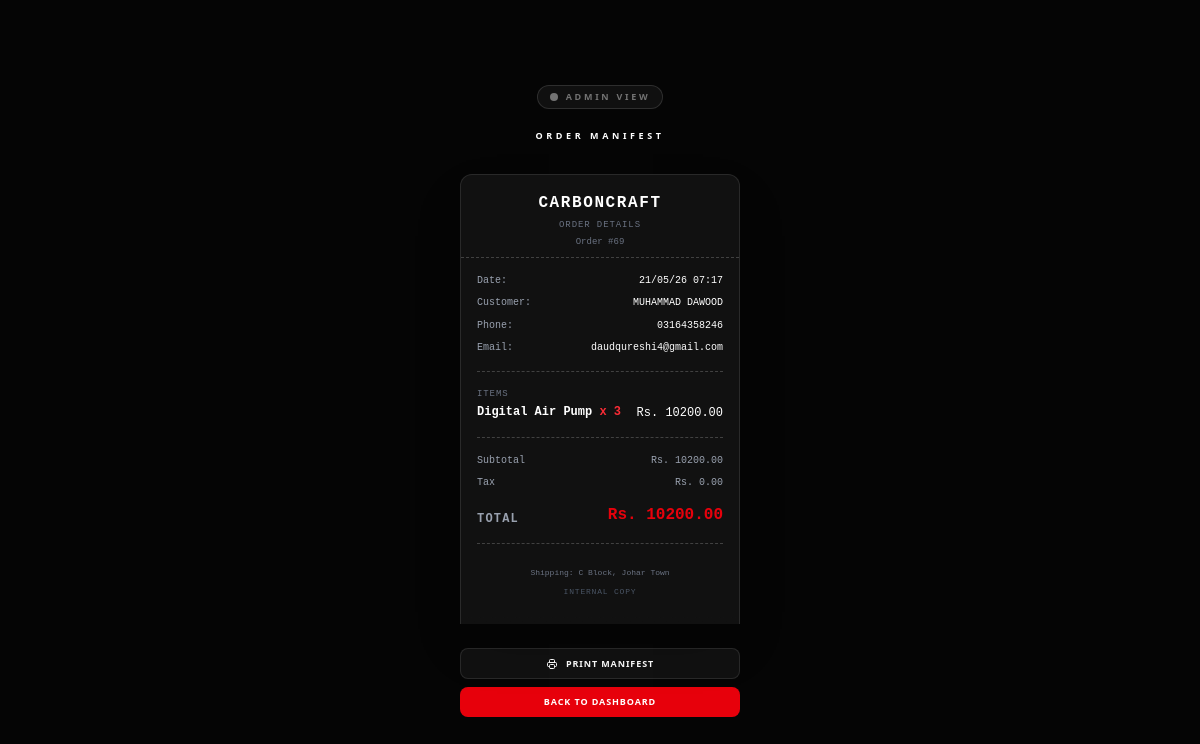
The page /adminstudio/order/69/ (signed in) on the database its author committed.
### django_apps/orders/models.py (models this page shows, shortened)
class Order(models.Model):
    product = models.ForeignKey(
        products,
        on_delete=models.CASCADE,
        related_name='orders'
    )
    first_name = models.CharField(max_length=100, blank=True, null=True)
    last_name = models.CharField(max_length=100, blank=True, null=True)
    email = models.EmailField(blank=True, null=True)
    phone = models.CharField(max_length=20, blank=True, null=True)
    address = models.TextField(blank=True, null=True)
    city = models.CharField(max_length=100, blank=True, null=True)
    quantity = models.PositiveIntegerField(default=1)
    total_price = models.DecimalField(max_digits=10, decimal_places=2, default=0.00)
    created_at = models.DateTimeField(default=timezone.now)

### django_apps/products/models.py (models this page shows)
class products(models.Model):
  PRODUCT_TYPE_CHOICE = [
    ('IN', 'INTERIOR'),
    ('EX', 'EXTERIOR'),
    ('MCH', 'MECHANICAL'),
    ('RM', 'RIMS'),
    ('SPI', 'SPOILER'),
    ('WRP', 'WRAPS'),
    ('LED', 'LEDLIGHTS'),
    ('ACS', 'ACCESSORIES'),
    ('TR', 'TYRES')
  ]
  user = models.ForeignKey(User, on_delete = models.CASCADE)
  product = models.CharField(max_length = 250)
  photo = models.ImageField(upload_to = 'photos/', blank=True, null=True)
  type = models.CharField(max_length = 4, choices = PRODUCT_TYPE_CHOICE)
  details = models.TextField(max_length = 500, default = 'empty')
  warranty = models.CharField(max_length = 250, default = 'N/A')
  price = models.DecimalField(max_digits=10, decimal_places=2)
  date_added = models.DateTimeField(default = timezone.now)
  def __str__(self):
    return self.product

### django_apps/dashboard/views.py (the view)
# urls.py: path('order/<int:pk>/', views.order_detail_view, name='order_detail'),
@user_passes_test(lambda u: u.is_staff, login_url='home')
def order_detail_view(request, pk):
    order = get_object_or_404(Order, pk=pk)
    if request.method == 'POST':
        new_status = request.POST.get('status')
        if new_status:
            order.status = new_status # Ensure you have a status field in your model
            order.save()
            return redirect('order_detail', pk=order.pk)
    return render(request, 'order_det.html', {'order': order})

### django_apps/dashboard/templates/order_det.html (shortened to what this page needs)
{% extends "base1.html" %}
{% block content %}
{% load static tailwind_tags %}
{% load static %}
<section class="min-h-screen bg-[#050505] py-8 px-4 flex flex-col items-center justify-center font-sans">
    <div class="max-w-[280px] w-full">
        <div class="text-center mb-8 space-y-3">
            <div class="inline-flex items-center gap-2 px-3 py-1 rounded-full border border-neutral-500/30 bg-neutral-500/10 text-[9px] font-black text-neutral-500 uppercase tracking-[0.3em]">
                <span class="relative flex h-2 w-2">
                    <span class="relative inline-flex rounded-full h-2 w-2 bg-neutral-500"></span>
                </span>
                Admin View
            </div>
            <h2 class="text-[9px] uppercase tracking-[0.4em] font-black text-white mt-2">Order Manifest</h2>
        </div>
        <div class="relative bg-[#111] border-x border-t border-white/10 shadow-2xl font-mono text-sm mx-auto" style="border-radius: 12px 12px 0 0;">
            <div class="p-4 pb-2 text-center border-b border-dashed border-white/20">
                <h3 class="text-base font-black text-white uppercase tracking-widest">CarbonCraft</h3>
                <p class="text-[9px] text-gray-500 uppercase tracking-widest mt-1">Order Details</p>
                <p class="text-[9px] text-gray-500 mt-1">Order #{{ order.id }}</p>
            </div>
            <div class="p-4 space-y-4">
                <div class="space-y-2 border-b border-dashed border-white/20 pb-4">
                    <div class="flex justify-between items-start text-[10px] text-gray-400">
                        <span>Date:</span>
                        <span class="text-white">{{ order.created_at|date:"d/m/y H:i" }}</span>
                    </div>
                    <div class="flex justify-between items-start text-[10px] text-gray-400">
                        <span>Customer:</span>
                        <span class="text-white text-right truncate max-w-[60%]">{{ order.first_name }} {{ order.last_name }}</span>
                    </div>
                    <div class="flex justify-between items-start text-[10px] text-gray-400">
                        <span>Phone:</span>
                        <span class="text-white text-right">{{ order.phone }}</span>
                    </div>
                    <div class="flex justify-between items-start text-[10px] text-gray-400">
                        <span>Email:</span>
                        <span class="text-white text-right break-all max-w-[70%]">{{ order.email }}</span>
                    </div>
                </div>
                <div class="space-y-2 border-b border-dashed border-white/20 pb-4">
                    <p class="text-[9px] text-gray-500 uppercase tracking-widest mb-1">Items</p>
                    <div class="flex justify-between items-start">
                        <span class="text-xs font-bold text-white max-w-[60%] leading-tight">{{ order.product.name|default:order.product }} <span class=" text-red-500 font-bold">x {{ order.quantity }}</span></span>
                        <span class="text-xs text-white whitespace-nowrap">Rs. {{ order.total_price }}</span>
                    </div>
                </div>
                <div class="space-y-2 border-b border-dashed border-white/20 pb-4">
                    <div class="flex justify-between items-center text-[10px] text-gray-400">
                        <span>Subtotal</span>
                        <span>Rs. {{ order.total_price }}</span>
                    </div>
                    <div class="flex justify-between items-center text-[10px] text-gray-400">
                        <span>Tax</span>
                        <span>Rs. 0.00</span>
                    </div>
                    <div class="flex justify-between items-end pt-1 mt-1">
                        <span class="text-xs font-bold text-gray-400 uppercase tracking-widest">Total</span>
                        <span class="text-base font-black text-red-600">Rs. {{ order.total_price }}</span>
                    </div>
                </div>
                <div class="pt-2 text-center space-y-1">
                    <p class="text-[8px] text-gray-500 leading-tight">Shipping: {{ order.address }}, {{ order.city }}</p>
                    <p class="text-[8px] text-gray-600 uppercase tracking-widest mt-2">Internal Copy</p>
                </div>
            </div>
            <div class="h-3 w-full" style="background-image: radial-gradient(circle at 6px 0, transparent 6px, #111 7px); background-size: 12px 12px; background-repeat: repeat-x; transform: rotate(180deg); margin-top: -1px;"></div>
        </div>
        <div class="mt-6 flex flex-col gap-2 max-w-[280px] mx-auto">
            <button onclick="window.print()" class="w-full py-2 bg-white/5 border border-white/10 text-white text-[9px] font-black uppercase tracking-widest rounded-lg hover:bg-white/10 transition-all flex items-center justify-center gap-2">
                Print Manifest
            </button>
            <a href="{% url 'admin_dashboard' %}" class="w-full py-2 bg-red-600 text-white text-center text-[9px] font-black uppercase tracking-widest rounded-lg hover:bg-red-700 transition-all">
                Back to Dashboard
            </a>
        </div>
    </div>
</section>
{% endblock %}

### rows shown on the page
Order: id "69", created_at "21/05/26 07:17", first_name "MUHAMMAD", last_name "DAWOOD", phone "03164358246", email "daudqureshi4@gmail.com", product.name "Digital Air Pump", quantity "3", total_price "10200.00", address "C Block", city "Johar Town"
